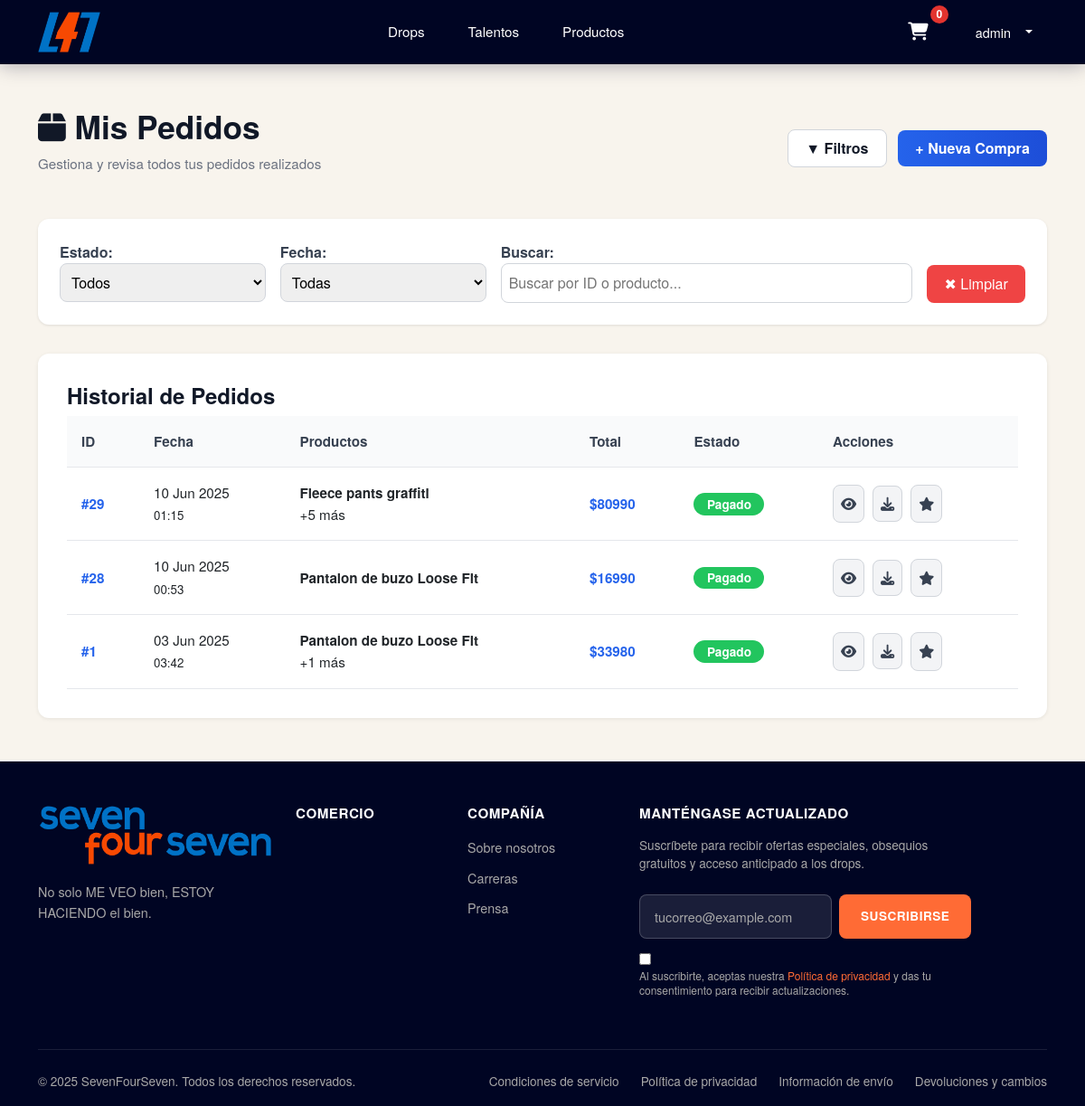
The page /orders/mis_pedidos/ (signed in) on the database as committed earlier.
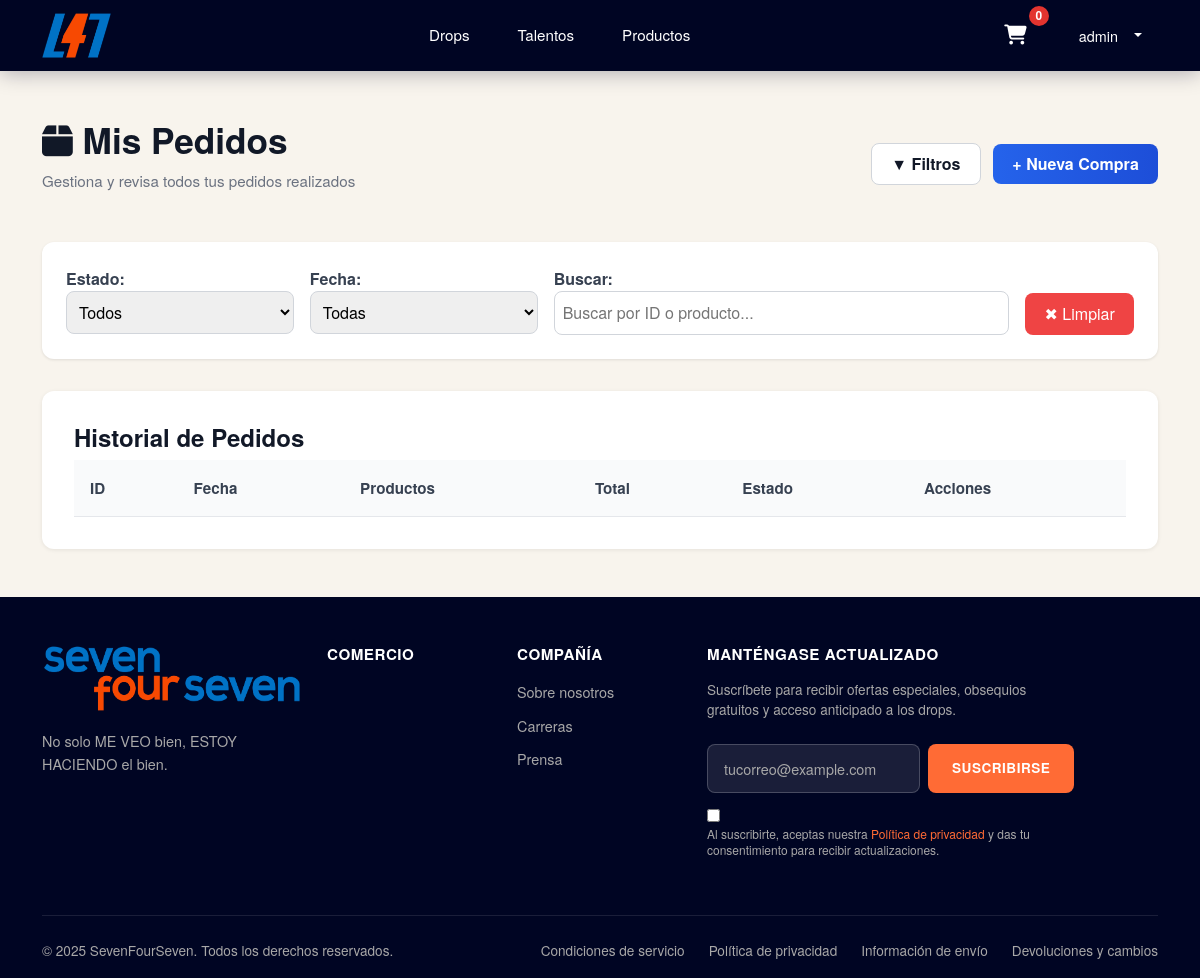
The same page on the database as committed later.
### apps/cart/models.py (models this page shows, shortened)
class Cart(models.Model):
    user = models.ForeignKey(CustomUser, on_delete=models.CASCADE,related_name='cart')
    created_at = models.DateTimeField(auto_now_add=True)

### apps/user/models.py (models this page shows, shortened)
class CustomUser(AbstractUser):
    image = models.ImageField('Imagen de perfil', upload_to='perfil/', blank=True, null=True)
    active_user = models.BooleanField(default=True)
    admin_user = models.BooleanField(default=False)
    is_staff = models.BooleanField(default=False)

### apps/orders/models.py (models this page shows, shortened)
class Order(models.Model):
    user = models.ForeignKey(CustomUser, on_delete=models.CASCADE)
    created_at = models.DateTimeField(auto_now_add=True)
    total = models.DecimalField(max_digits=10, decimal_places=2)
    payment_id = models.CharField(max_length=100, blank=True, null=True)  # para almacenar ID de MercadoPago/Webpay
    status = models.CharField(max_length=50, default='Pendiente')  # puedes usar: Pendiente, Pagado, Cancelado, etc.

class OrderItem(models.Model):
    order = models.ForeignKey(Order, on_delete=models.CASCADE, related_name='items')
    product = models.ForeignKey(Product, on_delete=models.DO_NOTHING)
    quantity = models.PositiveIntegerField()
    subtotal = models.DecimalField(max_digits=10, decimal_places=2)

### apps/product/models.py (models this page shows, shortened)
class Product(models.Model):
    name = models.CharField(max_length=100)
    price = models.DecimalField(max_digits=10, decimal_places=2)
    description = models.TextField()
    drop = models.ForeignKey(Drop, on_delete=models.CASCADE, related_name='products', blank=True, null=True)
    discount = models.IntegerField( blank=True, null=True)
    stock = models.PositiveIntegerField(default=0)
    is_available = models.BooleanField(default=True)
    created_at = models.DateTimeField(default=timezone.now)
    updated_at = models.DateTimeField(auto_now=True)

### apps/orders/views.py (the view)
# urls.py: path('mis_pedidos/', views.mis_pedidos, name='mis_pedidos'),
@login_required
def mis_pedidos(request):
    orders = Order.objects.filter(user=request.user).select_related('user').prefetch_related('items__product')
    estado = request.GET.get('estado')
    fecha = request.GET.get('fecha')
    query = request.GET.get('q')
    if estado:
        orders = orders.filter(status__iexact=estado)
    if fecha:
        days = int(fecha)
        from_date = timezone.now() - timedelta(days=days)
        orders = orders.filter(created_at__gte=from_date)
    if query:
        orders = orders.filter(
            Q(id__icontains=query) |
            Q(items__product__name__icontains=query)
        ).distinct()
    orders = orders.order_by('-created_at')
    return render(request, 'orders/mis_pedidos.html', {'orders': orders})

### apps/cart/context_processors.py (called while the page is built)
def cart_context(request):
    cart = None
    if request.user.is_authenticated:
        cart = Cart.objects.filter(user=request.user).first()
    return {'cart': cart}

### apps/orders/templates/orders/mis_pedidos.html (shortened to what this page needs)
{% extends 'base.html' %}
{% load static %}
{% block css %}
<link rel="stylesheet" href="{% static 'orders/css/pedidos.css' %}">
{% endblock css %}
{% block content %}
<div class="container py-5">
    <div class="order-header">
        <div>
            <h2><i class="fas fa-box"></i> Mis Pedidos</h2>
            <p class="order-subtitle">Gestiona y revisa todos tus pedidos realizados</p>
        </div>
        <div>
            <a class="btn btn-outline-dark me-2">&#x25BC; Filtros</a>
            <a class="btn btn-primary">+ Nueva Compra</a>
        </div>
    </div>
    <form class="filters w-100" method="get">
        <div style="flex: 1; min-width: 200px">
            <label>Estado:</label>
            <select>
                <option>Todos</option>
            </select>
        </div>
        <div style="flex: 1; min-width: 200px">
            <label>Fecha:</label>
            <select>
                <option>Todas</option>
            </select>
        </div>
        <div style="flex: 2; min-width: 250px">
            <label>Buscar:</label>
            <input type="text" placeholder="Buscar por ID o producto...">
        </div>
        <div style="align-self: end;">
            <button type="submit" class="btn-clear">&#x2716; Limpiar</button>
        </div>
    </form>
    <div class="order-container">
        <h4 style="font-weight: bold; color: #111827;">Historial de Pedidos</h4>
        <table class="orders-table">
            <thead>
                <tr>
                    <th>ID</th>
                    <th>Fecha</th>
                    <th>Productos</th>
                    <th>Total</th>
                    <th>Estado</th>
                    <th>Acciones</th>
                </tr>
            </thead>
            <tbody>
                {% for order in orders %}
                <tr>
                    <td><a href="#">#{{ order.id }}</a></td>
                    <td>{{ order.created_at|date:"d M Y" }}<br><small>{{ order.created_at|time:"H:i" }}</small></td>
                    <td>
                        <strong>{{ order.items.first.product.name }}</strong><br>
                        {% if order.items.count > 1 %}+{{ order.items.count|add:"-1" }} más{% endif %}
                    </td>
                    <td style="color:#2563eb;"><strong>${{ order.total|floatformat:0 }}</strong></td>
                    <td>
                        <span class="badge {{ order.status|lower }}">{{ order.status|title }}</span>
                    </td>
                    <td>
                        <button class="btn-icon"><i class="fas fa-eye"></i></button>
                        <a href="{% url 'orders:download_invoice' order.id %}" title="Descargar boleta"
                            class="btn-icon"><i class="fas fa-download"></i></a>
                        <button class="btn-icon"><i class="fas fa-star"></i></button>
                    </td>
                </tr>
                {% endfor %}
            </tbody>
        </table>
    </div>
</div>
{% endblock %}

### templates/base.html (shortened to what this page needs)
{% load static %}
<!DOCTYPE html>
<html lang="es">
<head>
    <link href="https://cdn.jsdelivr.net/npm/bootstrap@5.3.0/dist/css/bootstrap.min.css" rel="stylesheet">
    <link rel="stylesheet" href="https://cdnjs.cloudflare.com/ajax/libs/font-awesome/6.4.0/css/all.min.css">
    <link rel="stylesheet" href="{% static 'css/styles.css' %}">
    {% block css %} {% endblock css %}
</head>
<body>
    {% include 'header.html' %}
    {% block content %}
    {% endblock %}
    {% include 'footer.html' %}
</body>
</html>

### templates/header.html (shortened to what this page needs)
{% load static %}
<nav class="navbar navbar-expand-lg custom-header p-2">
    <div class="container">
        <a class="navbar-brand" href="{% url 'home:home' %}">
            <img src="{% static 'img/sfs-short-logo.png' %}" alt="L41 Logo" id="logoImg">
        </a>
        <div class="collapse navbar-collapse" id="navbarNav">
            <ul class="navbar-nav mx-auto">
                <li class="nav-item">
                    <a class="nav-link" href="{% url 'drop:drops' %}">Drops</a>
                </li>
                <li class="nav-item">
                    <a class="nav-link" href="{% url 'designers:designers' %}">Talentos</a>
                </li>
                <li class="nav-item">
                    <a class="nav-link" href="{% url 'products:products' %}">Productos</a>
                </li>
            </ul>
            <div class="header-actions">
                <button class="cart-btn position-relative" onclick="window.location.href='/cart/'">
                    <i class="fas fa-shopping-cart"></i>
                    <span id="cart-count" class="cart-badge">
                        {{ cart.items.count|default:"0" }}
                    </span>
                </button>
                {% if user.is_authenticated %}
                <div class="dropdown user-dropdown">
                    <button class="dropdown-toggle" type="button" data-bs-toggle="dropdown">
                        <span>{{user.username}}</span>
                    </button>
                </div>
                {% else %}
                <a href="{% url 'user:login' %}" class="cart-btn">
                    <i class="fa-regular fa-user "></i>
                </a>
                {% endif %}
            </div>
        </div>
    </div>
</nav>

### templates/footer.html (shortened to what this page needs)
{% load static %}
<footer class="custom-footer">
    <div class="container">
        <div class="row">
            <div class="col-lg-3 col-md-6 mb-4">
                <div class="footer-logo">
                    <img src="{% static 'img/sfs-logo.png' %}" alt="L41 Logo" class="img-fluid">
                </div>
                <p class="footer-tagline">
                    No solo ME VEO bien, ESTOY HACIENDO el bien.
                </p>
            </div>
            <div class="col-lg-2 col-md-6 mb-4">
                <div class="footer-section">
                    <h6>Comercio</h6>
                </div>
            </div>
            <div class="col-lg-2 col-md-6 mb-4">
                <div class="footer-section">
                    <h6>Compañía</h6>
                    <ul class="footer-links">
                        <li><a href="#about">Sobre nosotros</a></li>
                        <li><a href="#careers">Carreras</a></li>
                        <li><a href="#press">Prensa</a></li>
                    </ul>
                </div>
            </div>
            <div class="col-lg-5 col-md-6 mb-4">
                <div class="footer-section newsletter-section">
                    <h6>Manténgase Actualizado</h6>
                    <p class="newsletter-description">
                        Suscríbete para recibir ofertas especiales, obsequios gratuitos y acceso anticipado a los drops.
                    </p>
                    <form class="newsletter-form" onsubmit="handleNewsletterSubmit(event)">
                        <input type="email" class="newsletter-input" placeholder="tucorreo@example.com" required
                            id="newsletterEmail">
                        <button type="submit" class="newsletter-btn">
                            Suscribirse
                        </button>
                    </form>
                    <div class="privacy-text">
                        <input type="checkbox" id="privacyCheck" class="me-2" required>
                        <label for="privacyCheck">
                            Al suscribirte, aceptas nuestra <a href="#privacy">Política de privacidad</a> y das tu
                            consentimiento para recibir actualizaciones.
                        </label>
                    </div>
                </div>
            </div>
        </div>
        <div class="footer-bottom">
            <div class="footer-bottom-content">
                <p class="copyright">
                    © 2025 SevenFourSeven. Todos los derechos reservados.
                </p>
                <div class="footer-legal">
                    <a href="#terms">Condiciones de servicio</a>
                    <a href="#privacy">Política de privacidad</a>
                    <a href="#shipping">Información de envío</a>
                    <a href="#returns">Devoluciones y cambios</a>
                </div>
            </div>
        </div>
    </div>
</footer>

### static/css/styles.css (style rules this page uses)
:root { --primary-bg: #000523; --accent-color: #ff6b35; --text-light: #ffffff; --text-muted: #a8a8a8; --hover-bg: rgba(255, 255, 255, 0.1); }
.custom-header { background-color: var(--primary-bg); padding: 0; position: sticky; top: 0; z-index: 1030; box-shadow: 0 2px 20px rgba(0, 5, 35, 0.3); transition: transform 0.3s ease; }
.navbar-brand img { height: 45px; width: auto; transition: transform 0.2s ease; }
.navbar-nav .nav-link { color: var(--text-light) !important; font-weight: 500; font-size: 0.95rem; padding: 0.75rem 1.25rem !important; position: relative; transition: all 0.3s ease; border-radius: 6px; margin: 0 0.25rem; }
.navbar-nav .nav-link::after { content: ""; position: absolute; bottom: 8px; left: 50%; transform: translateX(-50%); width: 0; height: 2px; background-color: var(--accent-color); transition: width 0.3s ease; }
.header-actions { display: flex; align-items: center; gap: 1rem; }
.cart-btn { position: relative; background: none; border: none; color: var(--text-light); padding: 0.75rem; border-radius: 8px; transition: all 0.3s ease; cursor: pointer; }
.cart-btn i { font-size: 1.25rem; }
.cart-badge { position: absolute; top: 0.25rem; right: 0.25rem; background-color: #dc3545; color: white; border-radius: 50%; width: 20px; height: 20px; display: flex; align-items: center; justify-content: center; font-size: 0.75rem; font-weight: 600; animation: pulse 2s infinite; }
.cart-badge { position: absolute; top: -5px; right: -10px; background: #e3342f; color: #fff; font-size: 0.75rem; font-weight: bold; padding: 2px 6px; border-radius: 9999px; }
.user-dropdown .dropdown-toggle { background: none; border: none; color: var(--text-light); padding: 0.75rem 1rem; border-radius: 8px; transition: all 0.3s ease; display: flex; align-items: center; gap: 0.5rem; font-size: 0.9rem; }
.user-dropdown .dropdown-toggle::after { margin-left: 0.5rem; transition: transform 0.3s ease; }
.custom-footer { background-color: var(--primary-bg); color: var(--text-light); padding: 3rem 0 1rem 0; margin-top: auto; }
.footer-logo img { height: 68px; width: auto; margin-bottom: 1rem; }
.footer-tagline { color: var(--text-muted); font-size: 0.9rem; margin-bottom: 0; max-width: 280px; }
.footer-section h6 { color: var(--text-light); font-weight: 600; font-size: 0.95rem; margin-bottom: 1rem; text-transform: uppercase; letter-spacing: 0.5px; }
.footer-links { list-style: none; padding: 0; }
.footer-links li { margin-bottom: 0.5rem; }
.footer-links a { color: var(--text-muted); text-decoration: none; font-size: 0.9rem; transition: all 0.3s ease; display: inline-block; }
.newsletter-section { max-width: 350px; }
.newsletter-description { color: var(--text-muted); font-size: 0.85rem; margin-bottom: 1.5rem; line-height: 1.5; }
.newsletter-form { display: flex; gap: 0.5rem; margin-bottom: 1rem; }
.newsletter-input { flex: 1; background-color: rgba(255, 255, 255, 0.1); border: 1px solid rgba(255, 255, 255, 0.2); border-radius: 8px; padding: 0.75rem 1rem; color: var(--text-light); font-size: 0.9rem; transition: all 0.3s ease; }
.newsletter-input::placeholder { color: var(--text-muted); }
.newsletter-btn { background-color: var(--accent-color); border: none; border-radius: 8px; padding: 0.75rem 1.5rem; color: white; font-weight: 600; font-size: 0.85rem; text-transform: uppercase; letter-spacing: 0.5px; cursor: pointer; transition: all 0.3s ease; white-space: nowrap; }
.privacy-text { font-size: 0.75rem; color: var(--text-muted); line-height: 1.4; }
.privacy-text a { color: var(--accent-color); text-decoration: none; }
.footer-bottom { border-top: 1px solid rgba(255, 255, 255, 0.1); padding-top: 1.5rem; margin-top: 2rem; }
.footer-bottom-content { display: flex; justify-content: space-between; align-items: center; flex-wrap: wrap; gap: 1rem; }
.copyright { color: var(--text-muted); font-size: 0.85rem; margin: 0; }
.footer-legal { display: flex; gap: 1.5rem; flex-wrap: wrap; }
.footer-legal a { color: var(--text-muted); text-decoration: none; font-size: 0.85rem; transition: color 0.3s ease; }

### templates/base.html (style rules this page uses)
body { font-family: 'Helvetica Neue', Arial, sans-serif; background-color: #F8F4ED; line-height: 1.6; }

Rows that differ between the two databases and show on the page:
removed Cart: items.count "0"
removed Order: id "29", created_at "10 Jun 2025", created_at "01:15", items.first.product.name "Fleece pants graffiti", items.count|add "5", total "80990", status "Pagado"
removed Order: id "28", created_at "10 Jun 2025", created_at "00:53", items.first.product.name "Pantalon de buzo Loose Fit", total "16990", status "Pagado"
removed Order: id "1", created_at "03 Jun 2025", created_at "03:42", items.first.product.name "Pantalon de buzo Loose Fit", items.count|add "1", total "33980", status "Pagado"
Other text that changed with them:
{{ cart.items.count|default:"0" }}: (not shown) → "0"
